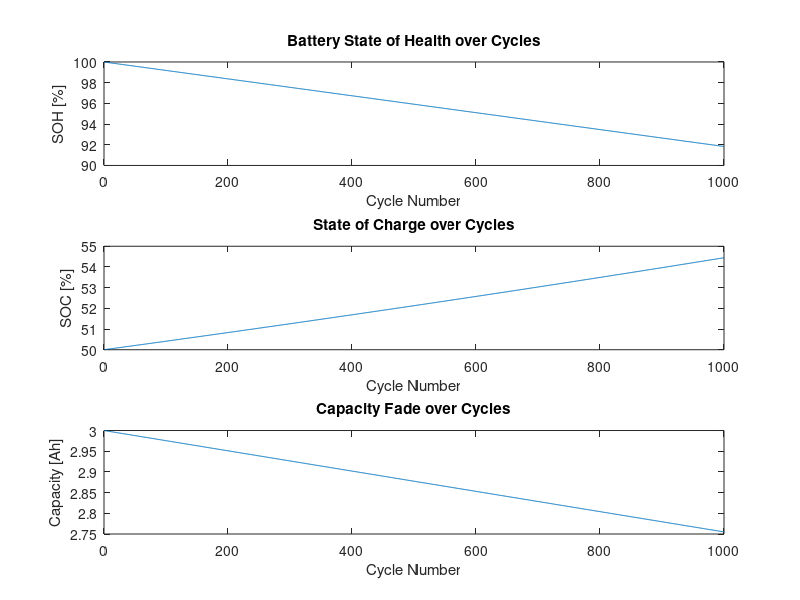

Recreate this plot in MATLAB.
% Battery Degradation Model - Energy Balance + Characteristic-based Degradation
% Assumption: Simulation over 1000 cycles

% Clear workspace
clear; clc;

%% Parameters (to be set based on the reference paper)
% Battery parameters
Q_nominal = 3.0;          % Nominal capacity [Ah]
Q_90 = 2.7;               % Capacity at 90% SOH [Ah]
Q_100 = 3.0;              % Capacity at 100% SOH [Ah]
C_nominal = Q_nominal;    % Nominal capacity [Ah]
C_current = Q_nominal;    % Initial capacity (will update)
initial_SOH = 1.0;        % Initial SOH
initial_SOC = 0.5;        % Initial SOC (50%)
E_energy = C_current * initial_SOC; % Initial energy [Wh]
I_dis_ref = 0.5* C_nominal;
Ichg_ref = 0.5* C_nominal;


% Simulation parameters
num_cycles = 1000;        % Total cycles
delta_t = 1/60;           % Time step in hours (1 minute)
dt_minutes = 1;           % Time step in minutes

% Degradation model parameters (from literature)
% Replace these with actual values from your reference
gamma1 = 0.5;             % Stress exponent for I_dis
gamma2 = 0.5;             % Stress exponent for I_chg
xi = 1.0;                 % DOD stress exponent
psi = 0.05;               % Temperature stress exponent
alpha = 1.0;              % Non-linear aging exponent
Nc_ref = 1000;            % Reference cycle life
Q90 = Q_90;               % Capacity at 90%
Q100 = Q_100;             % Capacity at 100%

% Reference operational parameters
Idis_ref = 1.0;           % Reference discharge current [C-rate]
Ichg_ref = 1.0;           % Reference charge current [C-rate]
DOD_ref = 50;             % Reference DOD [%]
T_ref = 298;              % Reference temperature [K]

% Initialize storage variables
SOH = zeros(1, num_cycles);
SOC = zeros(1, num_cycles);
energy = zeros(1, num_cycles);
capacity = zeros(1, num_cycles);
Q_loss_total = zeros(1, num_cycles);
degradation_coeff = zeros(1, num_cycles);
epsilon_total = 0;

% Initial conditions
SOH(1) = initial_SOH;
capacity(1) = C_nominal * SOH(1);
energy(1) = E_energy;
Q_loss_total(1) = 0; % Capacity loss accumulator

%% Main simulation loop over cycles
for n = 1:num_cycles
    % --- Step 1: Define or measure current profile within cycle ---
    % For demonstration, assume constant charge/discharge currents
    % Replace with actual profile data as needed
    I_dis = 1.0;   % Discharging current [C-rate]
    I_chg = 1.0;   % Charging current [C-rate]
    T_cycle = 298; % Temperature during cycle [K]
    DOD = 50;      % Max DOD [%], for simplicity, keep constant or vary as needed
    
    % --- Step 2: Calculate instantaneous degradation factors ---
    % Instantaneous degradation factors
    thetaI_dis_t = (I_dis / I_dis_ref)^gamma1;
    thetaI_chg_t = (I_chg / Ichg_ref)^gamma2;
    
    % For simplicity, assume constant within cycle; for more accuracy, model minute-by-minute
    
    % --- Step 3: Compute total degradation factors for cycle ---
    thetaI_dis = thetaI_dis_t; % Since constant over cycle
    thetaI_chg = thetaI_chg_t;

    % --- Step 4: Compute DOD degradation factor ---
    thetaDOD = (DOD / DOD_ref)^xi;

    % --- Step 5: Compute temperature degradation factor ---
    thetaT = exp(psi * (1/T_cycle - 1/T_ref));

    % --- Step 6: Calculate degradation coefficient per cycle ---
    epsilon_n = (thetaI_dis * thetaI_chg * thetaDOD * thetaT) / Nc_ref;

    % For multiple cycles, accumulate degradation
    epsilon_total = epsilon_total + epsilon_n;

    % --- Step 7: Capacity loss calculation ---
    Q_loss = (epsilon_total)^alpha * (Q100 - Q90); % Capacity loss in Ah
    Q_current = C_nominal - Q_loss; % Updated capacity in Ah
    capacity(n) = Q_current; % Store capacity

    % --- Step 8: Update energy based on energy balance ---
    % Assume P_ch (charging power), P_dis (discharging power)
    % For simplicity, assume constant power
    p_ch = 0.5;  % Charging power [W]
    p_dis = 0.5; % Discharging power [W]
    eta_ch = 1;  % Charging efficiency
    eta_dis = 1; % Discharging efficiency

    % Energy update
    E_prev = energy(max(n-1,1));
    E_next = E_prev + (p_ch * eta_ch - p_dis/eta_dis) * delta_t * 60; % Convert hours to minutes
    energy(n) = E_next;

    % --- Step 9: Update SOC and SOH ---
    SOC(n) = E_next / Q_current; % Energy over capacity
    SOH(n) = Q_current / C_nominal; % Capacity relative to initial

    % Store other variables
    if n == 1
        energy(n) = E_energy;
    end
end

% Plot results
figure;
subplot(3,1,1);
plot(1:num_cycles, SOH*100);
xlabel('Cycle Number');
ylabel('SOH [%]');
title('Battery State of Health over Cycles');

subplot(3,1,2);
plot(1:num_cycles, SOC*100);
xlabel('Cycle Number');
ylabel('SOC [%]');
title('State of Charge over Cycles');

subplot(3,1,3);
plot(1:num_cycles, capacity);
xlabel('Cycle Number');
ylabel('Capacity [Ah]');
title('Capacity Fade over Cycles');

